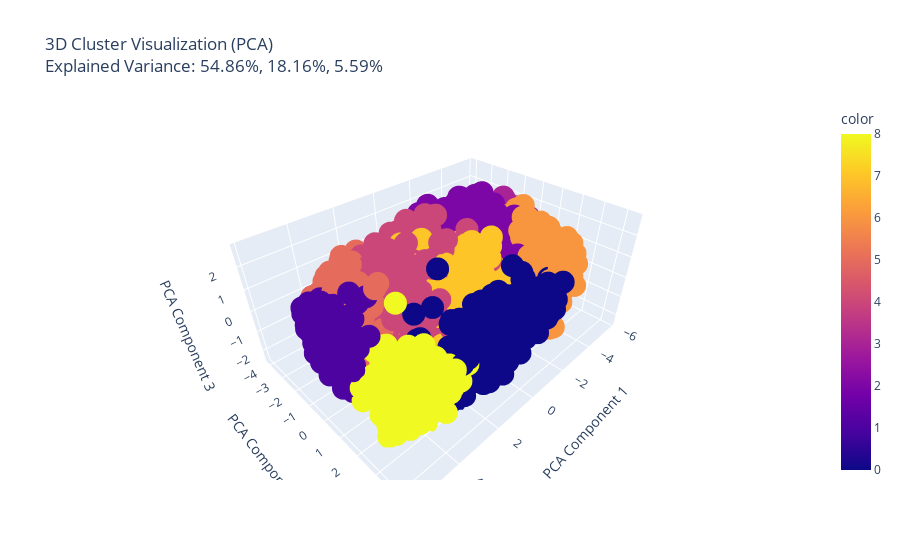
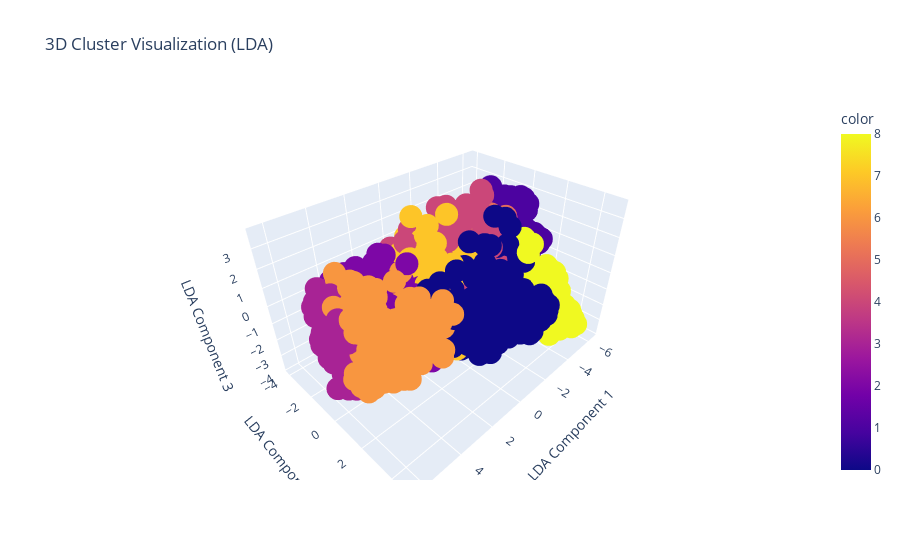

Source (notebook cell) for these figures, in order:
### Code cell
clustering, cluster_analysis, evaluation_metrics = main()

### Figure 1 — Plotly figure (JSON) as saved in the notebook; plotly's stock layout.template omitted (floating-point values rounded to 4 significant figures; data arrays with more than 128 entries replaced by an {"elided": "..."} marker saying what was removed)
{"data": [{"hovertemplate": "PCA Component 1=%{x}<br>PCA Component 2=%{y}<br>PCA Component 3=%{z}<br>color=%{marker.color}<extra></extra>", "legendgroup": "", "marker": {"color": {"elided": "2566 int values"}, "coloraxis": "coloraxis", "symbol": "circle"}, "mode": "markers", "name": "", "scene": "scene", "showlegend": false, "type": "scatter3d", "x": {"elided": "2566 float values"}, "y": {"elided": "2566 float values"}, "z": {"elided": "2566 float values"}}], "layout": {"coloraxis": {"colorbar": {"title": {"text": "color"}}, "colorscale": [[0, "#0d0887"], [0.1111, "#46039f"], [0.2222, "#7201a8"], [0.3333, "#9c179e"], [0.4444, "#bd3786"], [0.5556, "#d8576b"], [0.6667, "#ed7953"], [0.7778, "#fb9f3a"], [0.8889, "#fdca26"], [1, "#f0f921"]]}, "legend": {"tracegroupgap": 0}, "scene": {"domain": {"x": [0, 1], "y": [0, 1]}, "xaxis": {"title": {"text": "PCA Component 1"}}, "yaxis": {"title": {"text": "PCA Component 2"}}, "zaxis": {"title": {"text": "PCA Component 3"}}}, "title": {"text": "3D Cluster Visualization (PCA)<br>Explained Variance: 54.86%, 18.16%, 5.59%"}}}

### Figure 2 — Plotly figure (JSON) as saved in the notebook; plotly's stock layout.template omitted (floating-point values rounded to 4 significant figures; data arrays with more than 128 entries replaced by an {"elided": "..."} marker saying what was removed)
{"data": [{"hovertemplate": "LDA Component 1=%{x}<br>LDA Component 2=%{y}<br>LDA Component 3=%{z}<br>color=%{marker.color}<extra></extra>", "legendgroup": "", "marker": {"color": {"elided": "2566 int values"}, "coloraxis": "coloraxis", "symbol": "circle"}, "mode": "markers", "name": "", "scene": "scene", "showlegend": false, "type": "scatter3d", "x": {"elided": "2566 float values"}, "y": {"elided": "2566 float values"}, "z": {"elided": "2566 float values"}}], "layout": {"coloraxis": {"colorbar": {"title": {"text": "color"}}, "colorscale": [[0, "#0d0887"], [0.1111, "#46039f"], [0.2222, "#7201a8"], [0.3333, "#9c179e"], [0.4444, "#bd3786"], [0.5556, "#d8576b"], [0.6667, "#ed7953"], [0.7778, "#fb9f3a"], [0.8889, "#fdca26"], [1, "#f0f921"]]}, "legend": {"tracegroupgap": 0}, "scene": {"domain": {"x": [0, 1], "y": [0, 1]}, "xaxis": {"title": {"text": "LDA Component 1"}}, "yaxis": {"title": {"text": "LDA Component 2"}}, "zaxis": {"title": {"text": "LDA Component 3"}}}, "title": {"text": "3D Cluster Visualization (LDA)"}}}
